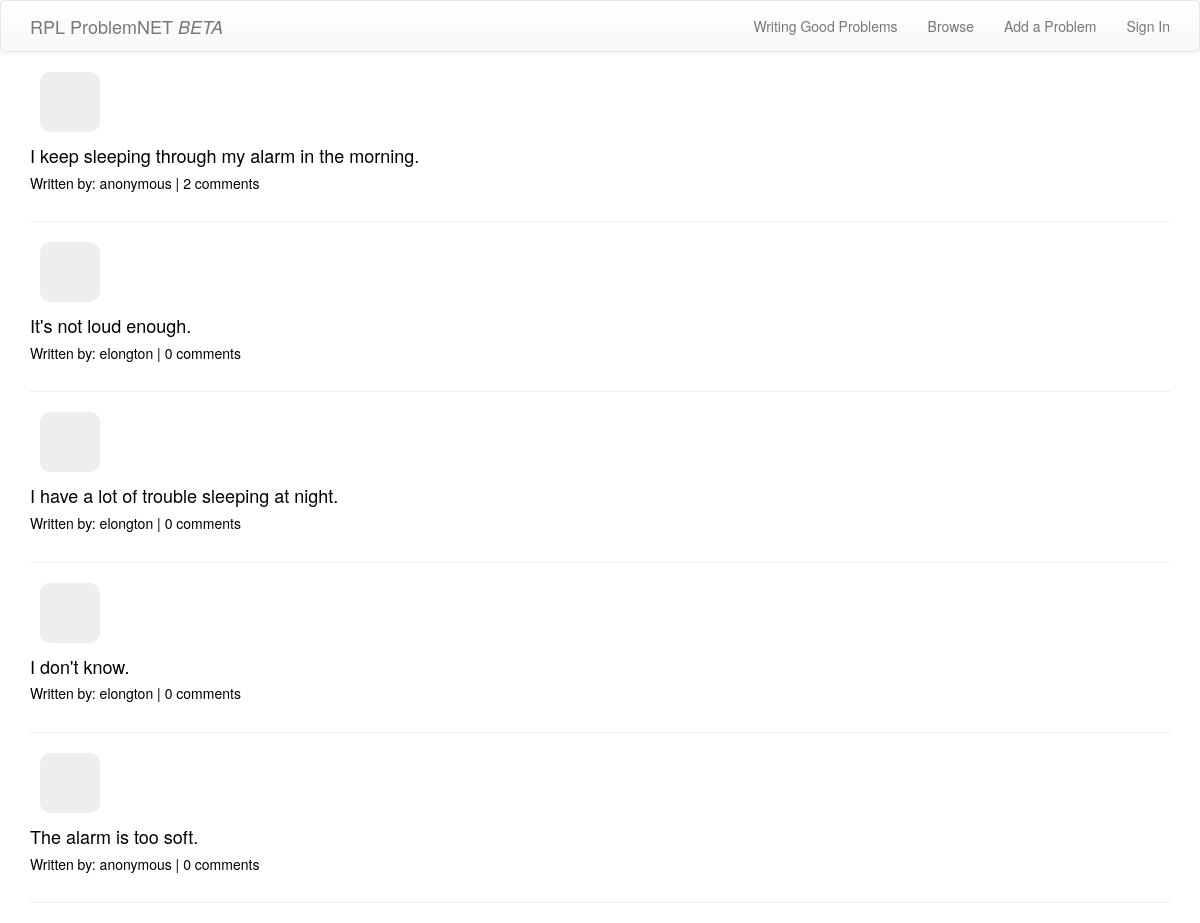
/browse/, run on an earlier commit of the app's database.
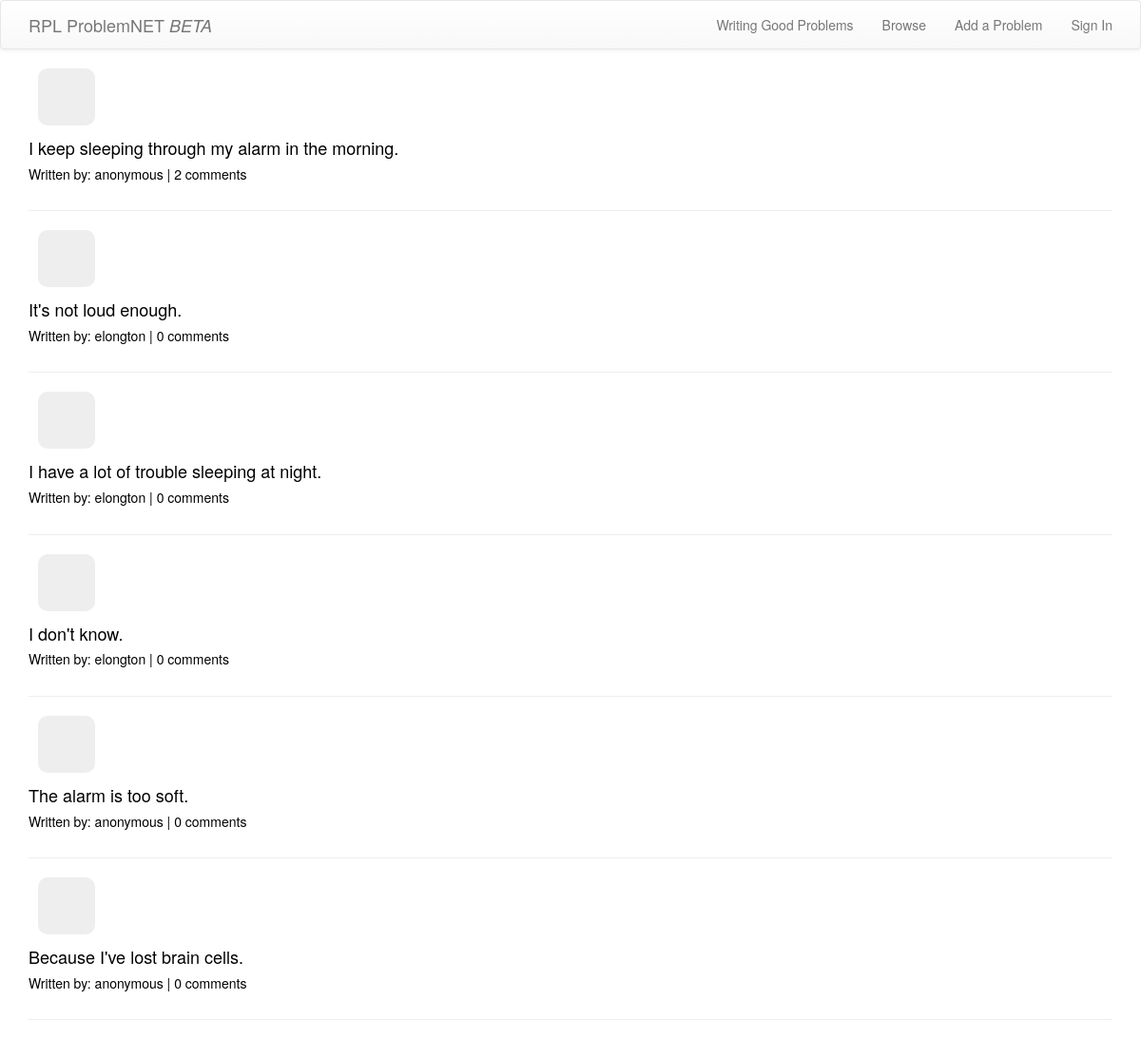
And on a later commit of the database.
### problems/models.py (models this page shows, shortened)
class Problem(models.Model):
    author = models.ForeignKey(User)
    anonymous_author = models.BooleanField(default=False)
    problem = models.ForeignKey('self',related_name='problems', null=True)
    text = models.TextField()
    create_date = models.DateTimeField(default=timezone.now)
    upvotes = models.ManyToManyField(User, related_name='upvotes')
    downvotes = models.ManyToManyField(User, related_name='downvotes')
    in_response_to = models.TextField()

### problems/views.py (the view)
# urls.py: url(r'^browse/$', views.ProblemListView.as_view(), name='list'),
class ProblemListView(ListView):
    model = models.Problem
    context_object_name = 'problems'
    template_name = 'problems/problem_list.html'

### problems/templates/problems/problem_list.html
{% extends "sitewide/base.html" %}
{% block content %}
  {% for problem in problems%}
  <div class="problem_item">
    <div class="index_overall_votes table_parent">
      <div class="table_child">{%if problem.0.overall_votes > 0 %}+{%endif%}{{problem.0.overall_votes}}</div>
    </div>
    <a class="problem_link" href="{% url 'problems:problem_detail' pk=problem.pk %}">
        <div class="list_problemdiv">
          <h4>{{problem.text}}</h4>
          <h5>Written by: {% if problem.anonymous_author %}anonymous{% else %}{{problem.author}}{%endif%} | {{problem.comments.count}} comments</h5>
        </div>
    </a>
  </div>
        <hr>
  {% endfor%}
{% endblock %}

What changed in the data, as far as the page shows it:
added Problem: text "Because I've lost brain cells.", anonymous_author "anonymous", comments.count "0"
